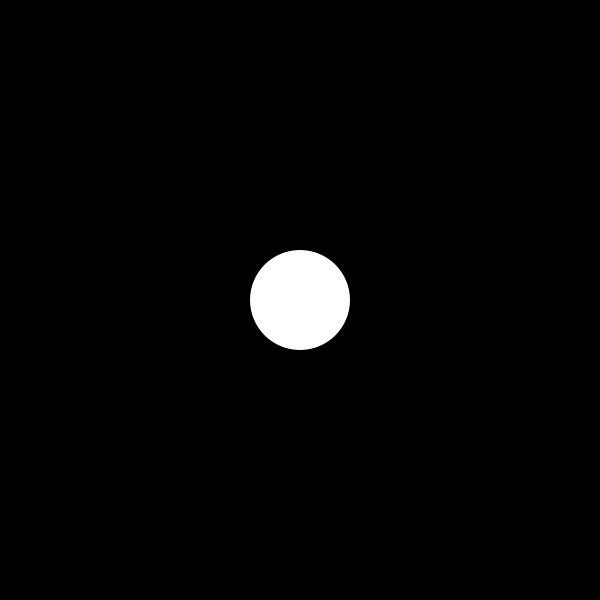
Frame 1 (no input)
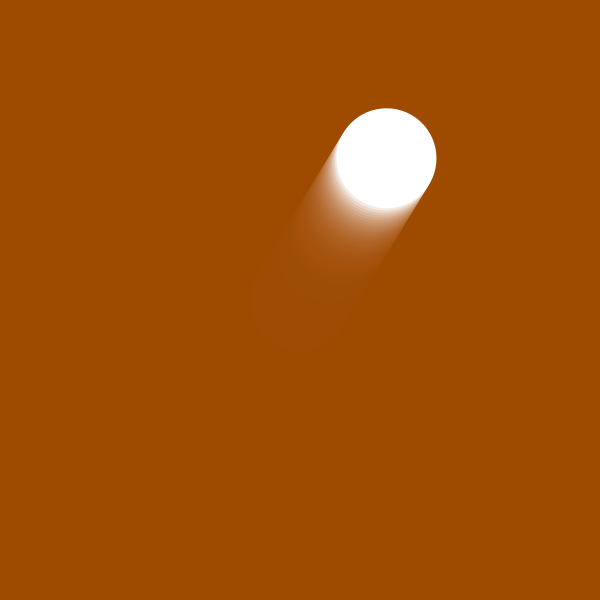
Frame 60 (the mouse pressed at the canvas centre just before this capture)
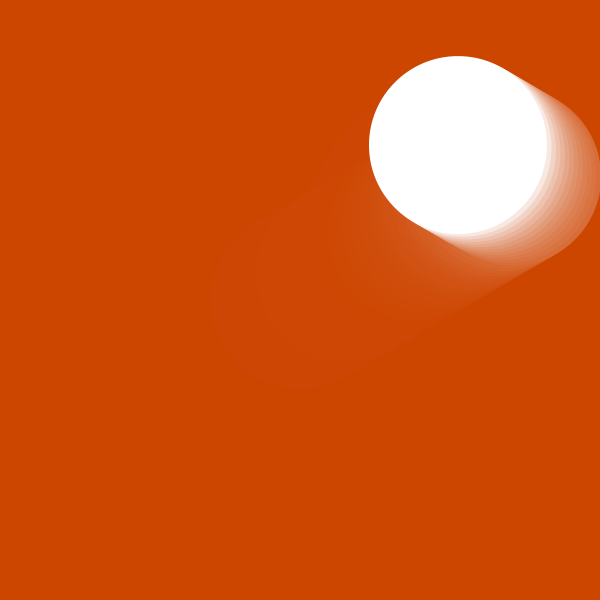
Frame 120 (the mouse held since frame 60 and released just before this capture)

The Processing sketch that drew these frames (run headless with seeded random() and noise(); from frame 60 on, the mouse is pressed at the canvas centre):

// Processing sketch: bouncingballv2
// ── bouncingballv2.pde
//ball 
//position, size, speed, color 
//setup boundaries for the ball 
float xPos, yPos; 
float xVel, yVel; 
int radius; 
int r, g, b; 

void setup() {
  size(600, 600); 
  background(0); 

  xVel= random(-5, 5); 
  yVel= random(-5, 5); 

  xPos = width/2; 
  yPos = height/2; 

  radius = 100;
}

void draw() {
  fill(r, g, b, 30);  
  rect(0, 0, width, height); 
  
  r = int(map(xPos, 0, width, 0, 255)); 
  g = int(map(yPos, 0, height, 0, 255)); 
  
  fill(255); 
  noStroke(); 
  ellipse(xPos, yPos, radius, radius); 

  xPos = xPos + xVel; 
  yPos = yPos + yVel; 

  if (xPos > width - radius/2 || xPos < 0 + radius/2) {
    xVel = xVel * -1;
    //r = int(random(0, 255)); 
    //g = int(random(0, 255)); 
    //b = int(random(0, 255)); 
    
  }
  if (yPos > height - radius/2 || yPos < 0 + radius/2) {
    yVel = yVel * -1;
    //r = int(random(0, 255)); 
    //g = int(random(0, 255)); 
    //b = int(random(0, 255));
  }
}

//move where I click my mouse 
//speed to change 

void mousePressed(){
   xPos = mouseX; 
   yPos = mouseY; 
   
   xVel = random(-5,5); 
   yVel = random(-5,5); 
  
   radius= int(random(50, 200)); 
}
